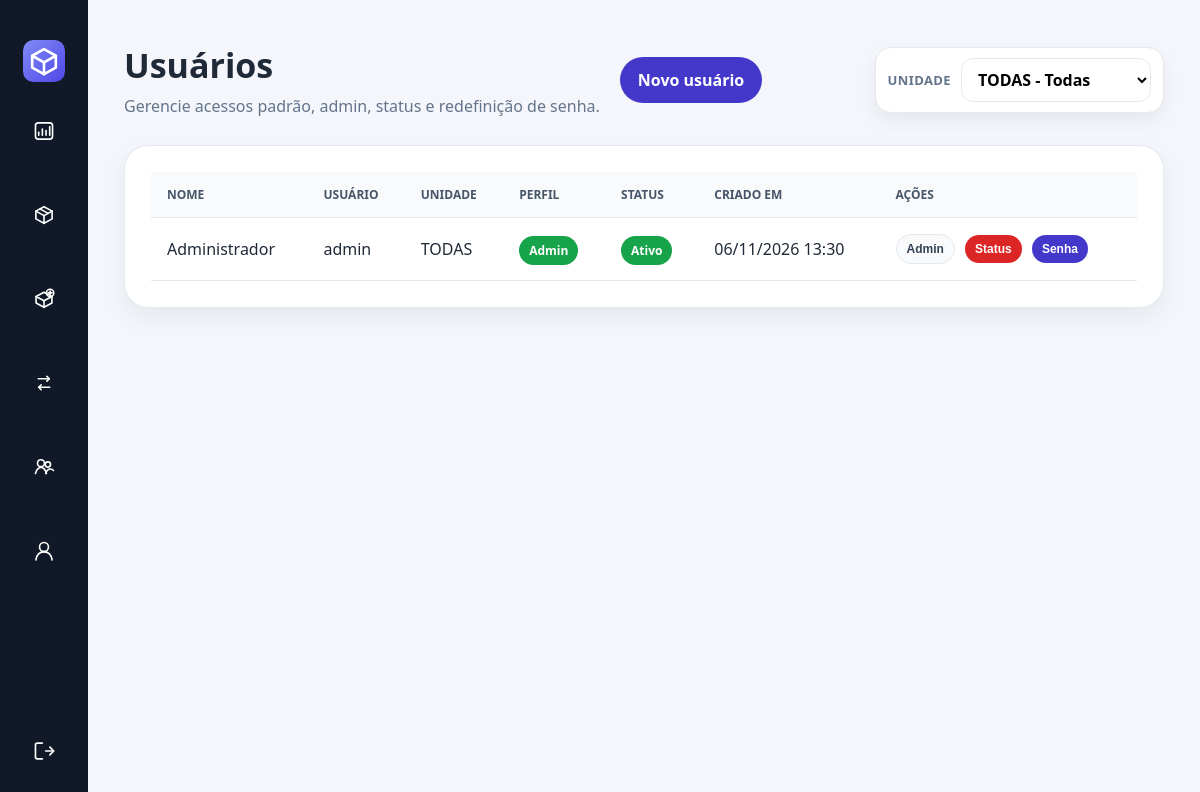
/usuarios (signed in), run on the app's committed database.
### tables this page shows
CREATE TABLE usuarios(
               id INTEGER PRIMARY KEY AUTOINCREMENT,
               nome TEXT NOT NULL,
               usuario TEXT NOT NULL UNIQUE,
               senha_hash TEXT NOT NULL,
               planta TEXT NOT NULL,
               is_admin INTEGER DEFAULT 0,
               ativo INTEGER DEFAULT 1,
               criado_em TEXT NOT NULL, tema TEXT DEFAULT 'light', idioma TEXT DEFAULT 'pt-BR', mostrar_metricas INTEGER DEFAULT 1, mostrar_estoque_tipo INTEGER DEFAULT 1, mostrar_movimentacoes INTEGER DEFAULT 1);

### app.py (the view)
@app.route("/usuarios")
@admin_required
def listar_usuarios():
    c = get_db()
    us = c.execute("SELECT id,nome,usuario,planta,is_admin,ativo,criado_em FROM usuarios ORDER BY nome").fetchall()
    c.close()
    return render_template("usuarios.html", usuarios=us)

### app.py (called while the page is built)
def get_db():
    c = sqlite3.connect(DB)
    c.row_factory = sqlite3.Row
    return c

def admin_required(f):
    @wraps(f)
    def w(*a, **k):
        if not session.get("usuario_id"):
            flash("Faça login para continuar.", "warning")
            return redirect(url_for("login"))
        if not session.get("is_admin"):
            flash("Você não tem permissão para acessar esta área.", "danger")
            return redirect(url_for("dashboard"))
        return f(*a, **k)
    return w

def planta_atual():
    return session.get("planta_atual", "TODAS") if session.get("is_admin") else session.get("planta")

def plantas_usuario():
    return PLANTAS if session.get("is_admin") else [p for p in PLANTAS if p[0] == session.get("planta")]

@app.context_processor
def ctx():
    return {
        "PLANTAS": PLANTAS,
        "planta_atual": planta_atual(),
        "plantas_usuario": plantas_usuario(),
    }

@app.context_processor
def contexto_traducao():
    idioma = session.get("idioma", "pt-BR")
    if idioma not in IDIOMAS_DISPONIVEIS:
        idioma = "pt-BR"
    textos = TEXTOS.get(idioma, TEXTOS["pt-BR"])
    def tr(chave):
        return textos.get(chave, TEXTOS["pt-BR"].get(chave, chave))
    return {
        "tr": tr,
        "idioma_atual": idioma,
        "idiomas_disponiveis": [
            {"codigo": codigo, "nome": TEXTOS[codigo]["language_name"]} for codigo in IDIOMAS_DISPONIVEIS
        ],
    }

### templates/usuarios.html
{% extends "base.html" %}
{% block content %}
<div class="topbar">
    <div>
        <h1>{{ tr('users') }}</h1>
        <p>{{ tr('users_subtitle') }}</p>
    </div>
    <a href="{{ url_for('criar_usuario') }}" class="btn primary">{{ tr('new_user') }}</a>
</div>
<div class="panel">
    <div class="panel-body table-wrap">
        <table>
            <thead>
                <tr>
                    <th>{{ tr('name') }}</th>
                    <th>{{ tr('user') }}</th>
                    <th>{{ tr('plant') }}</th>
                    <th>{{ tr('profile') }}</th>
                    <th>{{ tr('status') }}</th>
                    <th>{{ tr('created_at') }}</th>
                    <th>{{ tr('actions') }}</th>
                </tr>
            </thead>
            <tbody>
                {% for u in usuarios %}
                <tr>
                    <td>{{ u['nome'] }}</td>
                    <td>{{ u['usuario'] }}</td>
                    <td>{{ u['planta'] }}</td>
                    <td>
                        {% if u['is_admin'] %}<span class="badge green">Admin</span>
                        {% else %}<span class="badge yellow">{{ tr('default_profile') }}</span>{% endif %}
                    </td>
                    <td>
                        {% if u['ativo'] %}<span class="badge green">{{ tr('active') }}</span>
                        {% else %}<span class="badge red">{{ tr('inactive') }}</span>{% endif %}
                    </td>
                    <td>{{ u['criado_em'] }}</td>
                    <td class="actions">
                        <form method="POST" action="{{ url_for('alternar_admin', user_id=u['id']) }}">
                            <button class="btn small light">Admin</button>
                        </form>
                        <form method="POST" action="{{ url_for('alternar_status', user_id=u['id']) }}">
                            <button class="btn small danger">{{ tr('status') }}</button>
                        </form>
                        <form method="POST" action="{{ url_for('resetar_senha', user_id=u['id']) }}"
                              data-confirm="{{ tr('reset_password_confirm') }}"
                              onsubmit="return confirm(this.dataset.confirm);">
                            <button class="btn small primary">{{ tr('password') }}</button>
                        </form>
                    </td>
                </tr>
                {% else %}
                <tr><td colspan="7" class="empty">{{ tr('no_users') }}</td></tr>
                {% endfor %}
            </tbody>
        </table>
    </div>
</div>
{% endblock %}

### static/css/estilo.css (style rules this page uses)
:root { --bg: #f4f6fb; --primary: #4f46e5; --secondary: #4338ca; --primary-dark: #3730a3; --primary-soft: rgba(79, 70, 229, .10); --sidebar-bg: #111827; --sidebar-text: #e0e7ff; --text: #1f2937; --muted: #64748b; --card: #ffffff; --border: #e5e7eb; --green: #16a34a; --yellow: #d97706; --red: #dc2626; --sidebar-expanded: 250px; --sidebar-collapsed: 88px; }
* { box-sizing: border-box; }
body { margin: 0; background: var(--bg); color: var(--text); font-family: "Segoe UI", Arial, sans-serif; }
.topbar { display: flex; justify-content: space-between; align-items: center; gap: 20px; margin-bottom: 28px; flex-wrap: wrap; }
.topbar h1 { margin: 0; font-size: clamp(24px, 3vw, 34px); font-weight: 900; }
.topbar p { margin: 7px 0 0; color: var(--muted); font-size: 16px; }
.topbar-with-plant-selector { display: flex; align-items: center; justify-content: space-between; gap: 20px; }
.panel { background: var(--card); border-radius: 24px; box-shadow: 0 10px 25px rgba(15, 23, 42, .06); overflow: hidden; border: 1px solid rgba(226, 232, 240, .9); }
.panel-header, .panel-body { padding: 26px; }
.green { background: linear-gradient(135deg, #2f9d4c, #20803a); }
.btn { border: 0; border-radius: 999px; padding: 12px 18px; font-weight: 800; cursor: pointer; text-decoration: none; display: inline-flex; justify-content: center; align-items: center; background: #e2e8f0; color: #0f172a; font-size: 16px; }
.btn.primary { background: var(--secondary); color: #fff; }
.btn.light { background: #f8fafc; color: #334155; border: 1px solid var(--border); }
.btn.danger { background: var(--red); color: #fff; }
.btn.small { padding: 7px 10px; font-size: 12px; }
.table-wrap { overflow-x: auto; }
table { width: 100%; border-collapse: collapse; }
th, td { padding: 14px 16px; border-bottom: 1px solid var(--border); text-align: left; vertical-align: middle; }
th { color: #475569; font-size: 12px; text-transform: uppercase; background: #f8fafc; }
td.actions { white-space: nowrap; }
td.actions > a, td.actions > form { display: inline-flex; vertical-align: middle; margin: 2px 6px 2px 0; }
.badge { padding: 6px 10px; border-radius: 999px; font-weight: 800; color: #fff; font-size: 12px; }
.badge.green { background: var(--green); }

### data on the page
usuarios: nome "Administrador", usuario "admin", planta "TODAS", is_admin "Admin", tr "Ativo", criado_em "06/11/2026 13:30", tr "Status", tr "Senha"

### other printed values
{{ tr('plant') }} "UNIDADE"
{{ tr('users') }} "Usuários"
{{ tr('users_subtitle') }} "Gerencie acessos padrão, admin, status e redefinição de senha."
{{ tr('new_user') }} "Novo usuário"
{{ tr('name') }} "NOME"
{{ tr('user') }} "USUÁRIO"
{{ tr('profile') }} "PERFIL"
{{ tr('status') }} "STATUS"
{{ tr('created_at') }} "CRIADO EM"
{{ tr('actions') }} "AÇÕES"
form field planta_atual "TODAS - Todas"
